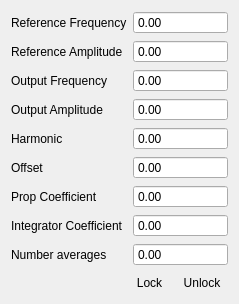
<?xml version="1.0" encoding="UTF-8"?>
<ui version="4.0">
 <class>Form</class>
 <widget class="QWidget" name="Form">
  <property name="geometry">
   <rect>
    <x>0</x>
    <y>0</y>
    <width>239</width>
    <height>300</height>
   </rect>
  </property>
  <property name="windowTitle">
   <string>Form</string>
  </property>
  <layout class="QGridLayout" name="gridLayout">
   <item row="9" column="0" colspan="2">
    <layout class="QHBoxLayout" name="horizontalLayout">
     <item>
      <spacer name="horizontalSpacer">
       <property name="orientation">
        <enum>Qt::Horizontal</enum>
       </property>
       <property name="sizeHint" stdset="0">
        <size>
         <width>40</width>
         <height>20</height>
        </size>
       </property>
      </spacer>
     </item>
     <item>
      <widget class="QToolButton" name="lockButton">
       <property name="text">
        <string>Lock</string>
       </property>
       <property name="icon">
        <iconset resource="RepetitionRate.qrc">
         <normaloff>:/openicon/icons/lock-4.png</normaloff>:/openicon/icons/lock-4.png</iconset>
       </property>
       <property name="iconSize">
        <size>
         <width>24</width>
         <height>24</height>
        </size>
       </property>
       <property name="autoRaise">
        <bool>true</bool>
       </property>
      </widget>
     </item>
     <item>
      <widget class="QToolButton" name="unlockButton">
       <property name="text">
        <string>Unlock</string>
       </property>
       <property name="icon">
        <iconset resource="RepetitionRate.qrc">
         <normaloff>:/openicon/icons/media-playback-stop-7.png</normaloff>:/openicon/icons/media-playback-stop-7.png</iconset>
       </property>
       <property name="iconSize">
        <size>
         <width>24</width>
         <height>24</height>
        </size>
       </property>
       <property name="autoRaise">
        <bool>true</bool>
       </property>
      </widget>
     </item>
    </layout>
   </item>
   <item row="8" column="1">
    <widget class="MagnitudeSpinBox" name="magNumAvg">
     <property name="sizePolicy">
      <sizepolicy hsizetype="MinimumExpanding" vsizetype="Fixed">
       <horstretch>0</horstretch>
       <verstretch>0</verstretch>
      </sizepolicy>
     </property>
     <property name="buttonSymbols">
      <enum>QAbstractSpinBox::NoButtons</enum>
     </property>
    </widget>
   </item>
   <item row="7" column="0">
    <widget class="QLabel" name="label_7">
     <property name="text">
      <string>Integrator Coefficient</string>
     </property>
    </widget>
   </item>
   <item row="0" column="1">
    <widget class="MagnitudeSpinBox" name="magReferenceFreq">
     <property name="sizePolicy">
      <sizepolicy hsizetype="MinimumExpanding" vsizetype="Fixed">
       <horstretch>0</horstretch>
       <verstretch>0</verstretch>
      </sizepolicy>
     </property>
     <property name="buttonSymbols">
      <enum>QAbstractSpinBox::NoButtons</enum>
     </property>
    </widget>
   </item>
   <item row="3" column="1">
    <widget class="MagnitudeSpinBox" name="magOutputAmpl">
     <property name="sizePolicy">
      <sizepolicy hsizetype="MinimumExpanding" vsizetype="Fixed">
       <horstretch>0</horstretch>
       <verstretch>0</verstretch>
      </sizepolicy>
     </property>
     <property name="buttonSymbols">
      <enum>QAbstractSpinBox::NoButtons</enum>
     </property>
    </widget>
   </item>
   <item row="5" column="0">
    <widget class="QLabel" name="label_8">
     <property name="text">
      <string>Offset</string>
     </property>
    </widget>
   </item>
   <item row="4" column="0">
    <widget class="QLabel" name="label_3">
     <property name="text">
      <string>Harmonic</string>
     </property>
    </widget>
   </item>
   <item row="6" column="1">
    <widget class="MagnitudeSpinBox" name="magPCoeff">
     <property name="sizePolicy">
      <sizepolicy hsizetype="MinimumExpanding" vsizetype="Fixed">
       <horstretch>0</horstretch>
       <verstretch>0</verstretch>
      </sizepolicy>
     </property>
     <property name="buttonSymbols">
      <enum>QAbstractSpinBox::NoButtons</enum>
     </property>
    </widget>
   </item>
   <item row="0" column="0">
    <widget class="QLabel" name="label">
     <property name="text">
      <string>Reference Frequency</string>
     </property>
    </widget>
   </item>
   <item row="7" column="1">
    <widget class="MagnitudeSpinBox" name="magICoeff">
     <property name="sizePolicy">
      <sizepolicy hsizetype="MinimumExpanding" vsizetype="Fixed">
       <horstretch>0</horstretch>
       <verstretch>0</verstretch>
      </sizepolicy>
     </property>
     <property name="buttonSymbols">
      <enum>QAbstractSpinBox::NoButtons</enum>
     </property>
    </widget>
   </item>
   <item row="1" column="1">
    <widget class="MagnitudeSpinBox" name="magReferenceAmpl">
     <property name="sizePolicy">
      <sizepolicy hsizetype="MinimumExpanding" vsizetype="Fixed">
       <horstretch>0</horstretch>
       <verstretch>0</verstretch>
      </sizepolicy>
     </property>
     <property name="buttonSymbols">
      <enum>QAbstractSpinBox::NoButtons</enum>
     </property>
    </widget>
   </item>
   <item row="2" column="0">
    <widget class="QLabel" name="label_2">
     <property name="text">
      <string>Output Frequency</string>
     </property>
    </widget>
   </item>
   <item row="3" column="0">
    <widget class="QLabel" name="label_5">
     <property name="text">
      <string>Output Amplitude</string>
     </property>
    </widget>
   </item>
   <item row="1" column="0">
    <widget class="QLabel" name="label_4">
     <property name="text">
      <string>Reference Amplitude</string>
     </property>
    </widget>
   </item>
   <item row="5" column="1">
    <widget class="MagnitudeSpinBox" name="magOffset">
     <property name="sizePolicy">
      <sizepolicy hsizetype="MinimumExpanding" vsizetype="Fixed">
       <horstretch>0</horstretch>
       <verstretch>0</verstretch>
      </sizepolicy>
     </property>
     <property name="buttonSymbols">
      <enum>QAbstractSpinBox::NoButtons</enum>
     </property>
    </widget>
   </item>
   <item row="4" column="1">
    <widget class="MagnitudeSpinBox" name="magHarmonic">
     <property name="sizePolicy">
      <sizepolicy hsizetype="MinimumExpanding" vsizetype="Fixed">
       <horstretch>0</horstretch>
       <verstretch>0</verstretch>
      </sizepolicy>
     </property>
     <property name="buttonSymbols">
      <enum>QAbstractSpinBox::NoButtons</enum>
     </property>
    </widget>
   </item>
   <item row="6" column="0">
    <widget class="QLabel" name="label_6">
     <property name="text">
      <string>Prop Coefficient</string>
     </property>
    </widget>
   </item>
   <item row="2" column="1">
    <widget class="MagnitudeSpinBox" name="magOutputFreq">
     <property name="sizePolicy">
      <sizepolicy hsizetype="MinimumExpanding" vsizetype="Fixed">
       <horstretch>0</horstretch>
       <verstretch>0</verstretch>
      </sizepolicy>
     </property>
     <property name="buttonSymbols">
      <enum>QAbstractSpinBox::NoButtons</enum>
     </property>
    </widget>
   </item>
   <item row="8" column="0">
    <widget class="QLabel" name="label_9">
     <property name="text">
      <string>Number averages</string>
     </property>
    </widget>
   </item>
   <item row="10" column="0">
    <spacer name="verticalSpacer">
     <property name="orientation">
      <enum>Qt::Vertical</enum>
     </property>
     <property name="sizeHint" stdset="0">
      <size>
       <width>20</width>
       <height>40</height>
      </size>
     </property>
    </spacer>
   </item>
  </layout>
 </widget>
 <customwidgets>
  <customwidget>
   <class>MagnitudeSpinBox</class>
   <extends>QDoubleSpinBox</extends>
   <header>MagnitudeSpinBox</header>
  </customwidget>
 </customwidgets>
 <resources>
  <include location="RepetitionRate.qrc"/>
 </resources>
 <connections/>
</ui>
